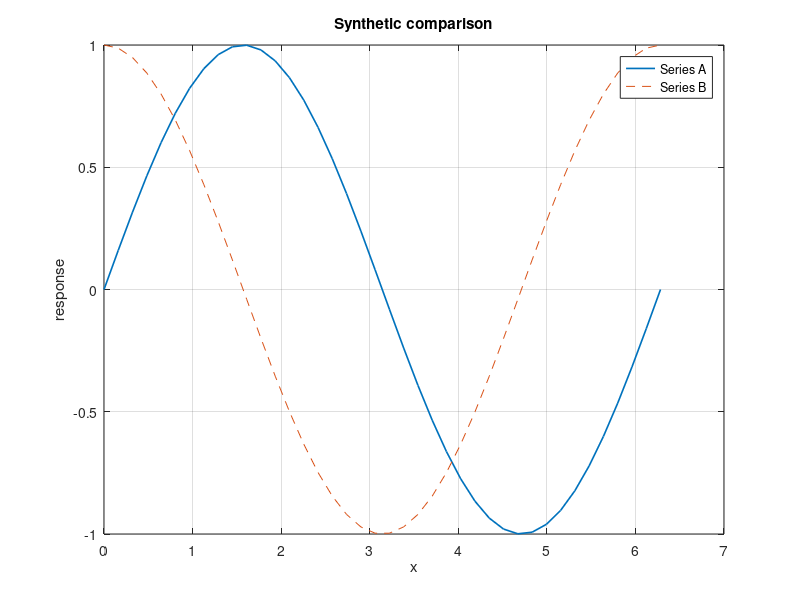

Reproduce this figure in MATLAB. (Note: this script raises an error after producing the figure.)
function results=example_publication_profile(outputDirectory)
%EXAMPLE_PUBLICATION_PROFILE Compare default and fixed-width exports.
    repositoryRoot=fileparts(fileparts(fileparts(mfilename('fullpath'))));
    if nargin<1||isempty(outputDirectory),outputDirectory=fullfile(repositoryRoot,'.audit','public-preview','examples','06-publication-profile');end
    addpath(fullfile(repositoryRoot,'src'));if exist(outputDirectory,'dir')~=7,mkdir(outputDirectory);end
    fig=figure('Visible','off');cleanup=onCleanup(@()close(fig));x=linspace(0,2*pi,40);
    plot(x,sin(x),'LineWidth',1.2,'DisplayName','Series A');hold on;plot(x,cos(x),'--','DisplayName','Series B');
    xlabel('x');ylabel('response');title('Synthetic comparison');legend('show');grid on;
    results=struct();results.default=m2t.export(fig,fullfile(outputDirectory,'default'),'Overwrite',true);
    results.singleColumn=m2t.export(fig,fullfile(outputDirectory,'single-column-85mm'),'Profile','publication','Width','single-column','Overwrite',true);
    results.doubleColumn=m2t.export(fig,fullfile(outputDirectory,'double-column-170mm'),'Profile','publication','Width','double-column','Overwrite',true);
    results.publication=results.singleColumn;
    if ~(results.default.success&&results.singleColumn.success&&results.doubleColumn.success),error('M2T:ExampleFailed','Default or publication-profile export failed.');end
    clear cleanup;
end
